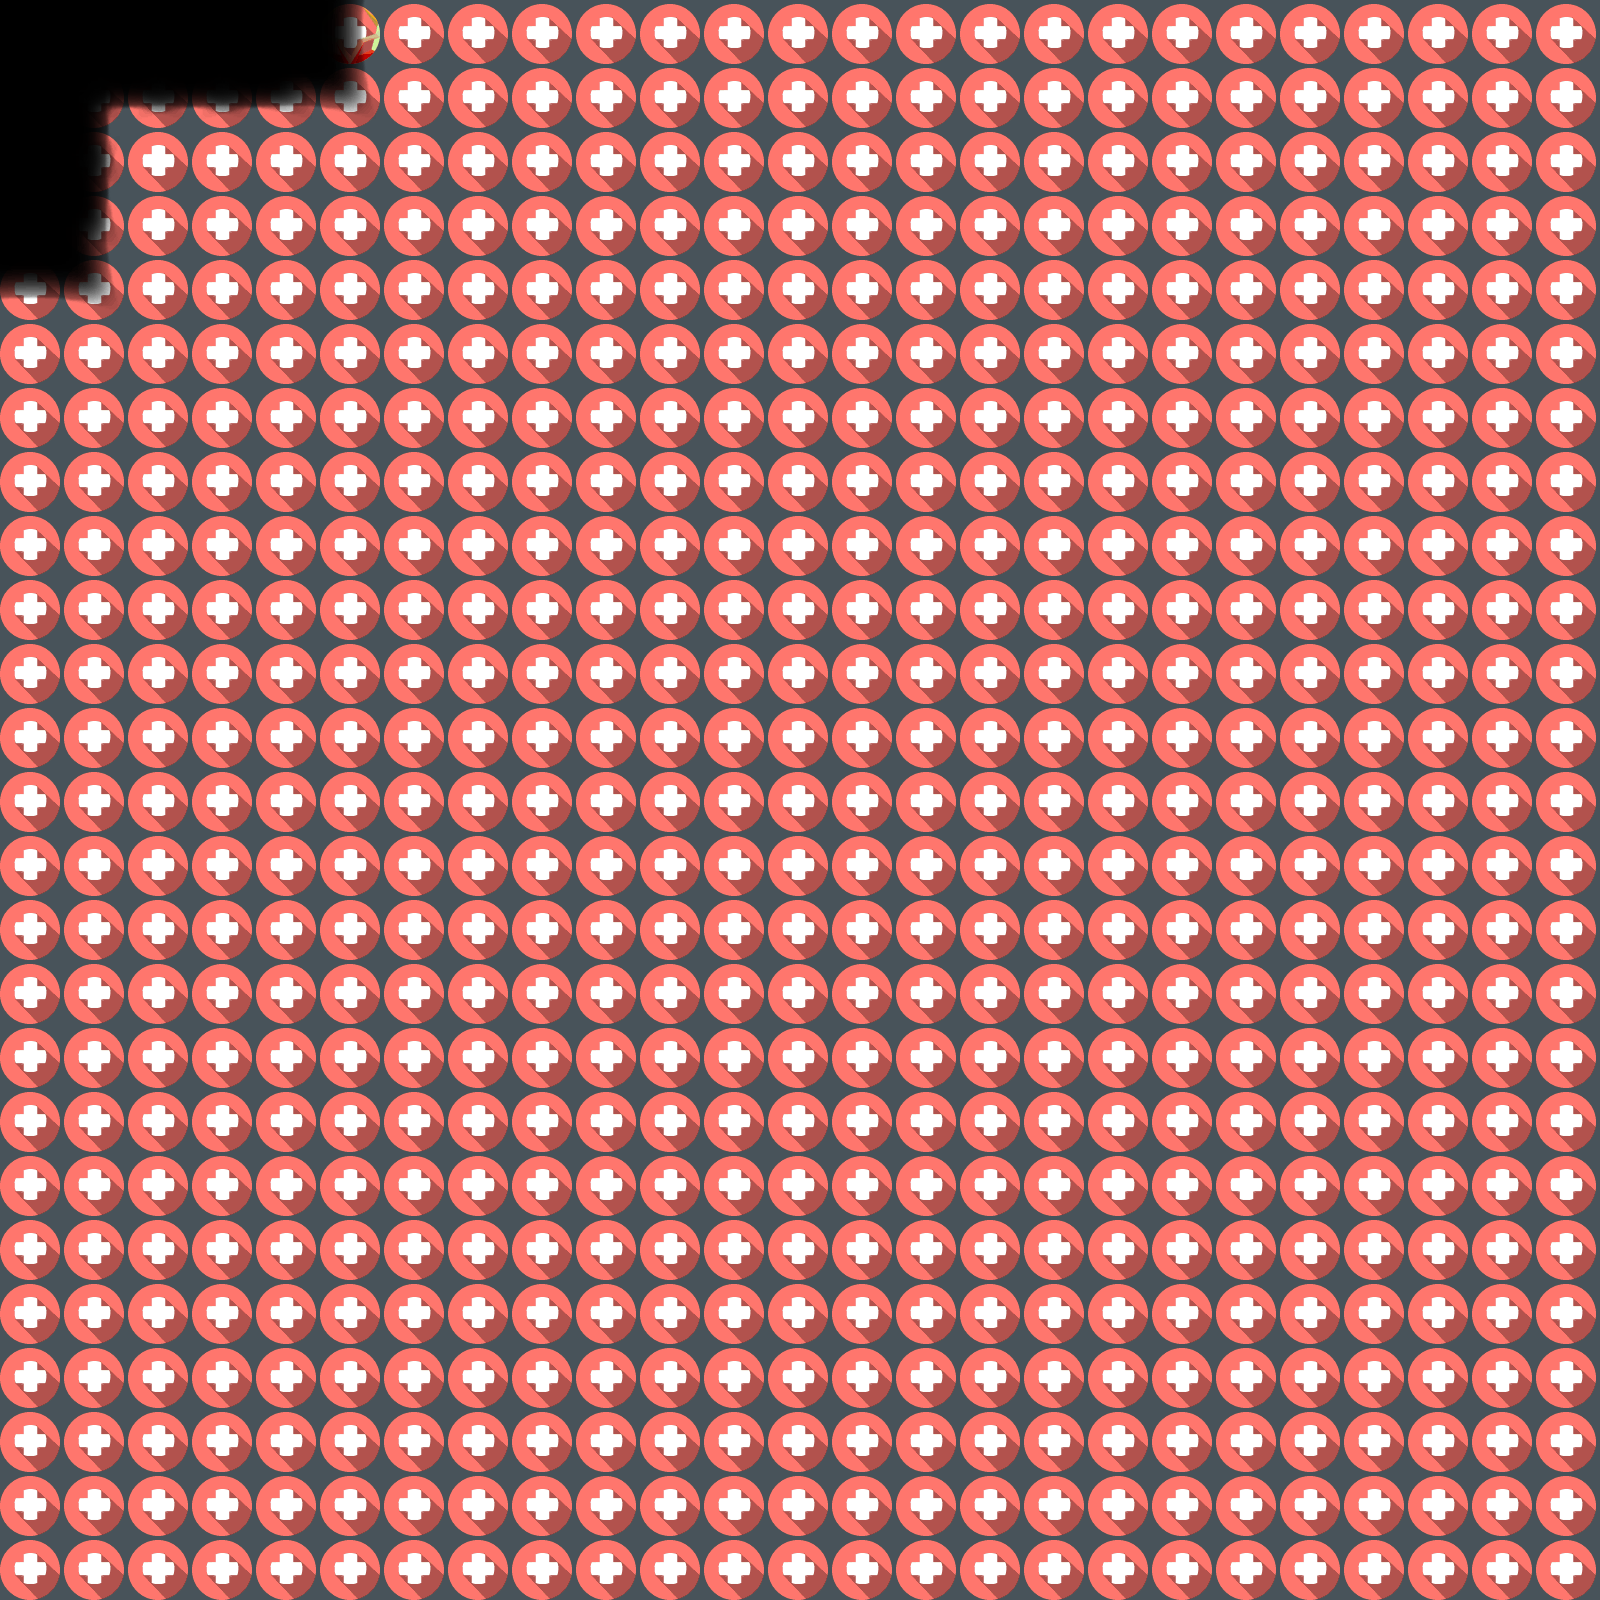

A 2D game scene composited from a Tiled map and its tileset images. What follows is a short description and the map's XML, with each tile layer's data collapsed to a summary:
An orthogonal 25x25 tile map with 64x64 px tiles, 4 tile layers (backLayer, buildLayer, flagLayer, fogLayer), 3 tilesets.

<map version="1.0" orientation="orthogonal" renderorder="right-down" width="25" height="25" tilewidth="64" tileheight="64" nextobjectid="1">
 <tileset firstgid="1" name="mapblock" tilewidth="64" tileheight="64">
  <image source="mapbackicon/mapblock.png" width="256" height="192" />
 </tileset>
 <tileset firstgid="13" name="buildingBlock" tilewidth="60" tileheight="60">
  <image source="mapbackicon/buildingBlock.png" width="1020" height="180" />
 </tileset>
 <tileset firstgid="64" name="mist" tilewidth="180" tileheight="180">
  <tileoffset x="-58" y="58" />
  <image source="mapbackicon/mist.png" width="180" height="180" />
 </tileset>
 <layer name="backLayer" width="25" height="25">
  <data>[625 cells, 625 non-empty, 1 distinct tile ids]</data>
 </layer>
 <layer name="buildLayer" width="25" height="25">
  <data>[625 cells, 625 non-empty, 1 distinct tile ids]</data>
 </layer>
 <layer name="flagLayer" width="25" height="25">
  <data>[625 cells, 9 non-empty, 1 distinct tile ids]</data>
 </layer>
 <layer name="fogLayer" width="25" height="25">
  <data>[625 cells, 8 non-empty, 1 distinct tile ids]</data>
 </layer>
</map>